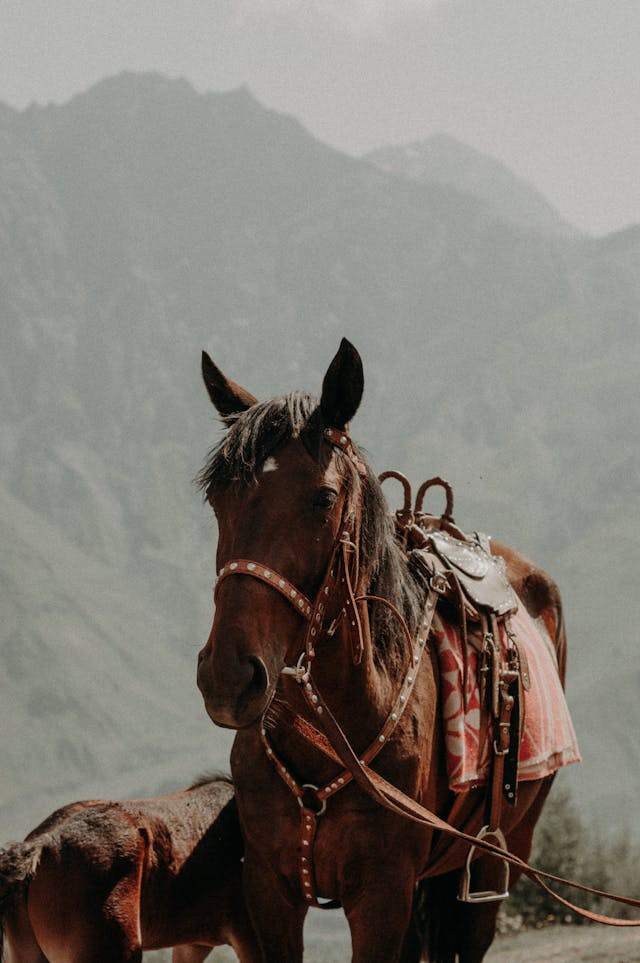
#> input picture images/horse.png, 640 x 963 px
$ jupyter execute practice1_1.ipynb
#> lines starting #> are read from the running program, lines starting #| are printed output that depends on the picture; after the words box and inside, x2 and y2 are one past the last pixel; in counts of white or black regions, pixels touching at a corner belong together
[cell 1]
import cv2

[cell 2]
path = "../images/horse.png"

[cell 3]
img = cv2.imread(path)
#> img is the input picture: shape (963, 640, 3); mean B, G, R 113.1, 120.2, 125.5

resize_img = cv2.resize(img, None, fx=0.8, fy=0.8)

coppied = resize_img.copy()
combine = resize_img.copy()

gray = cv2.cvtColor(coppied, cv2.COLOR_BGR2GRAY)
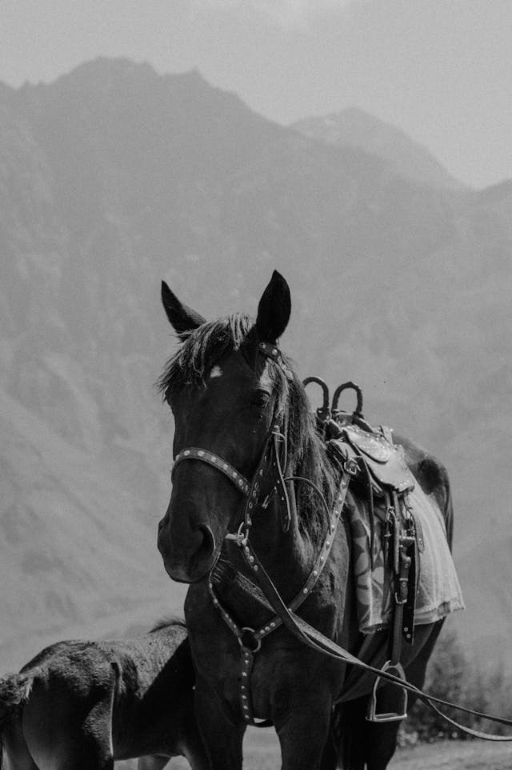
#> gray: shape (770, 512); min 0, max 230, mean 121
gray1 = cv2.cvtColor(combine, cv2.COLOR_BGR2GRAY)

ret, binary = cv2.threshold(gray, -1, 255, cv2.THRESH_BINARY | cv2.THRESH_OTSU)
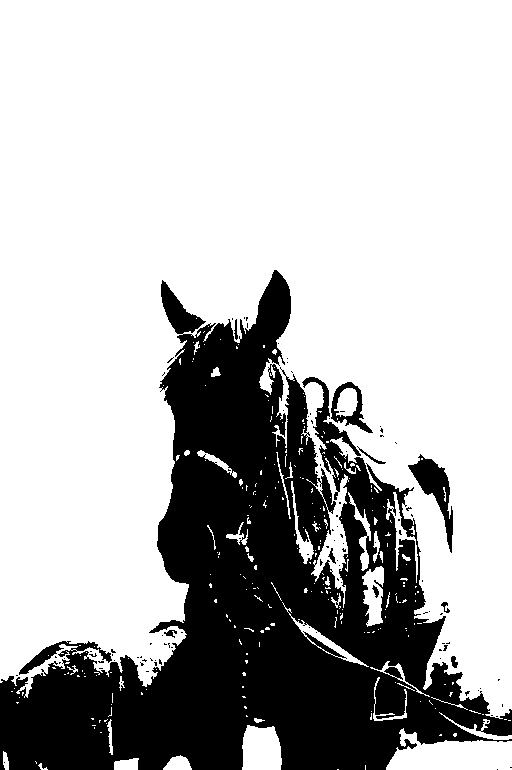
#> binary: shape (770, 512); 72.2% white; 105 black regions (95 under 20 px)
#> ret = 93
ret1, binary1 = cv2.threshold(
    gray1, -1, 255, cv2.THRESH_BINARY | cv2.THRESH_OTSU)
#> ret1 = 93
ret2, binary2 = cv2.threshold(
    gray1, -1, 255, cv2.THRESH_BINARY | cv2.THRESH_OTSU)
#> ret2 = 93

contours, hierachy = cv2.findContours(
    binary, cv2.RETR_LIST, cv2.CHAIN_APPROX_NONE)
#> contours = 422 contours, 379 with area under 20; largest, box (x1, y1, x2, y2) and area: (0, 0, 512, 719) 275082, (386, 728, 512, 770) 3254, (407, 453, 454, 554) 1586, (242, 725, 282, 770) 1490, (330, 381, 374, 434) 1245
contours1, hierachy1 = cv2.findContours(
    binary1, cv2.RETR_LIST, cv2.CHAIN_APPROX_NONE)
#> contours1 has the same summary as contours
contours2, hierachy2 = cv2.findContours(
    binary2, cv2.RETR_EXTERNAL, cv2.CHAIN_APPROX_NONE)
#> contours2 = 263 contours, 239 with area under 20; largest, box (x1, y1, x2, y2) and area: (0, 0, 512, 719) 275082, (386, 728, 512, 770) 3254, (242, 725, 282, 770) 1490, (362, 566, 384, 627) 822, (282, 602, 369, 667) 686

cv2.drawContours(coppied, contours, -1, (255, 255, 255), 2)
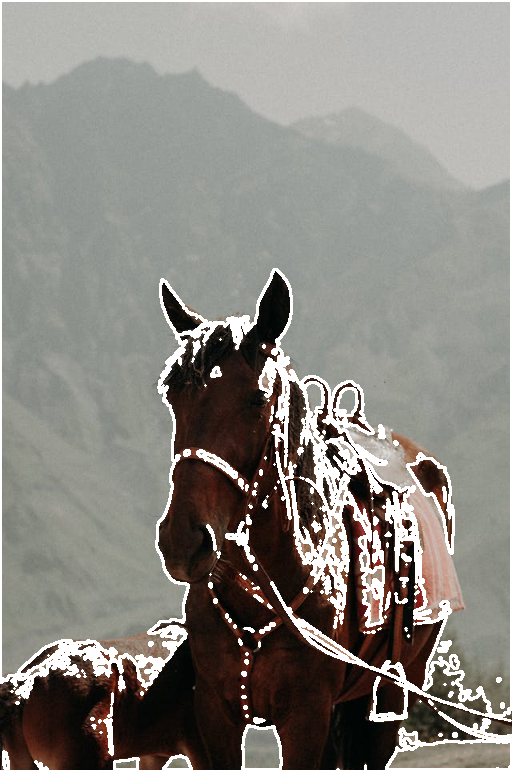
#> coppied: shape (770, 512, 3); mean B, G, R 127.9, 133.8, 137
cv2.drawContours(combine, contours1, -1, (255, 255, 255), 2)
cv2.drawContours(combine, contours2, -1, (148, 34, 128), 2)
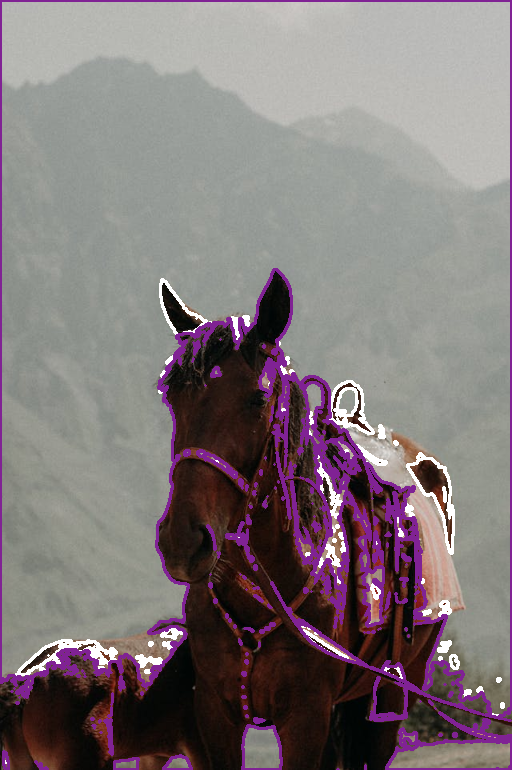
#> combine: shape (770, 512, 3); 7.09% of pixels changed, all inside (x1, y1, x2, y2) = (0, 0, 512, 770)

cv2.imshow("contour", coppied)
cv2.imshow("combine", combine)

cv2.waitKey(0)
cv2.destroyAllWindows()

[cell 4]
img = cv2.imread(path)

resize_img = cv2.resize(img, None, fx=0.8, fy=0.8)
coppied = resize_img.copy()

gray = cv2.cvtColor(coppied, cv2.COLOR_BGR2GRAY)

ret, binary = cv2.threshold(gray, -1, 255, cv2.THRESH_BINARY, cv2.THRESH_OTSU)
#> binary: shape (770, 512); every value is 255
#> ret = -1

cv2.findContours(binary, cv2.RETR_LIST, cv2.CHAIN_APPROX_NONE)

for contour in contours:
    x, y, width, height = cv2.boundingRect(contour)
    cv2.rectangle(coppied, (x, y), (x+width, y+height),
                  (12, 127, 65), 2, cv2.LINE_AA)
#> this loop made 422 passes
#> (x, y, width, height) on passes 2, 3, 6: (365, 765, 1, 5), (38, 763, 10, 7), (114, 758, 25, 12)
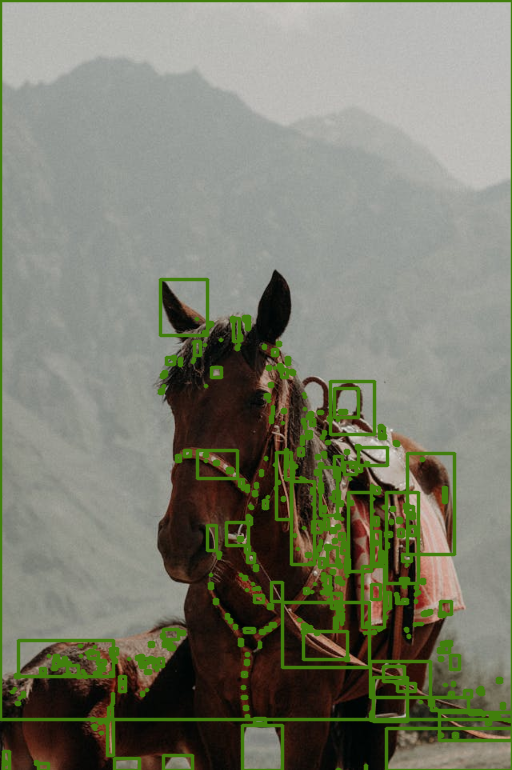
#> coppied: shape (770, 512, 3); mean B, G, R 108.3, 124.2, 122.3

cv2.imshow("contour", coppied)
cv2.waitKey(0)
cv2.destroyAllWindows()

[cell 5]
import cv2
# img = cv2.imread("../images/vehicles.png")
img = cv2.imread(path)
name = "Contour"
cv2.namedWindow(name)
resize_img = cv2.resize(img, None, fx=0.7, fy=0.7)
#> resize_img: shape (674, 448, 3)
coppied = img.copy()
gray = cv2.cvtColor(coppied, cv2.COLOR_BGR2GRAY)
#> gray: shape (963, 640)

ret, binary = cv2.threshold(gray, -1, 255, cv2.THRESH_BINARY | cv2.THRESH_OTSU)
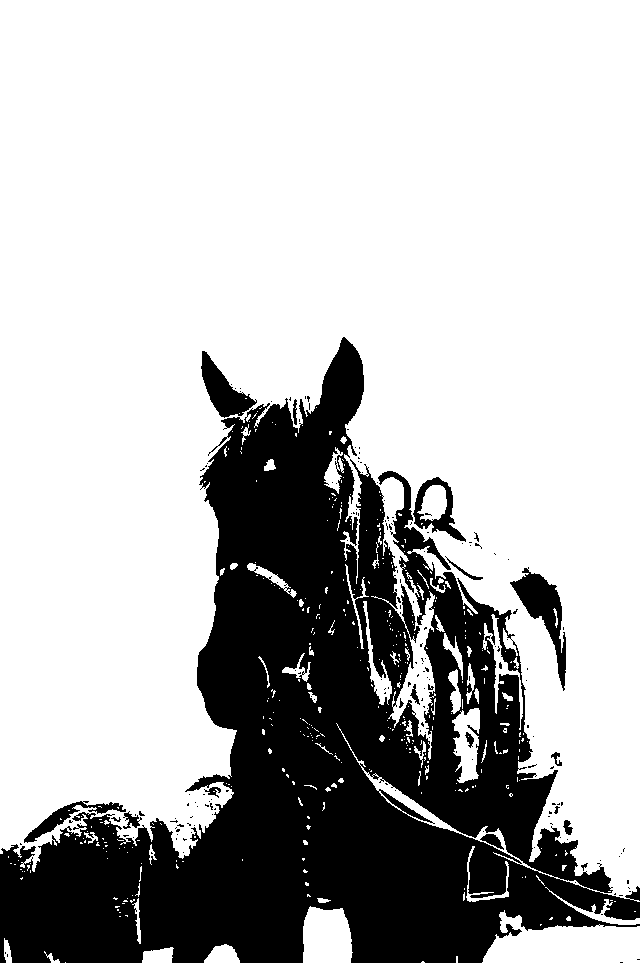
#> binary: shape (963, 640); 72.3% white; 181 black regions (161 under 20 px)
#> ret = 93

contours, hierachy = cv2.findContours(
    binary, cv2.RETR_EXTERNAL, cv2.CHAIN_APPROX_NONE)
#> contours = 388 contours, 348 with area under 20; largest, box (x1, y1, x2, y2) and area: (0, 0, 640, 902) 431713, (482, 910, 640, 963) 5219, (303, 906, 353, 963) 2382, (452, 708, 480, 783) 1306, (482, 614, 523, 730) 636
MIN_AREA = 1000
# MAX_AREA = 20000
filtered_list = []
for contour in contours:
    # print(cv2.contourArea(contour))
    if cv2.contourArea(contour) > MIN_AREA:
        filtered_list.append(contour)
#> this loop made 388 passes
#> contour on passes 1, 8, 11: [[65, 962]], [[540, 924], [540, 925], [541, 924]], [[119, 916], [120, 916]]
#> after the loop, filtered_list = 4 contours; box (x1, y1, x2, y2) and area: (0, 0, 640, 902) 431713, (482, 910, 640, 963) 5219, (303, 906, 353, 963) 2382, (452, 708, 480, 783) 1306

cv2.createTrackbar("index", name, 0, len(filtered_list)-1, lambda x: x)

while True:
    index = cv2.getTrackbarPos("index", name)
#> index = 0
    coppied = img.copy()

    x, y, width, height = cv2.boundingRect(filtered_list[index])
#> x = 482; y = 910; width = 158; height = 53

    cv2.rectangle(coppied, (x, y), (x+width, y+height),
                  (15, 45, 145), 2, cv2.LINE_AA)
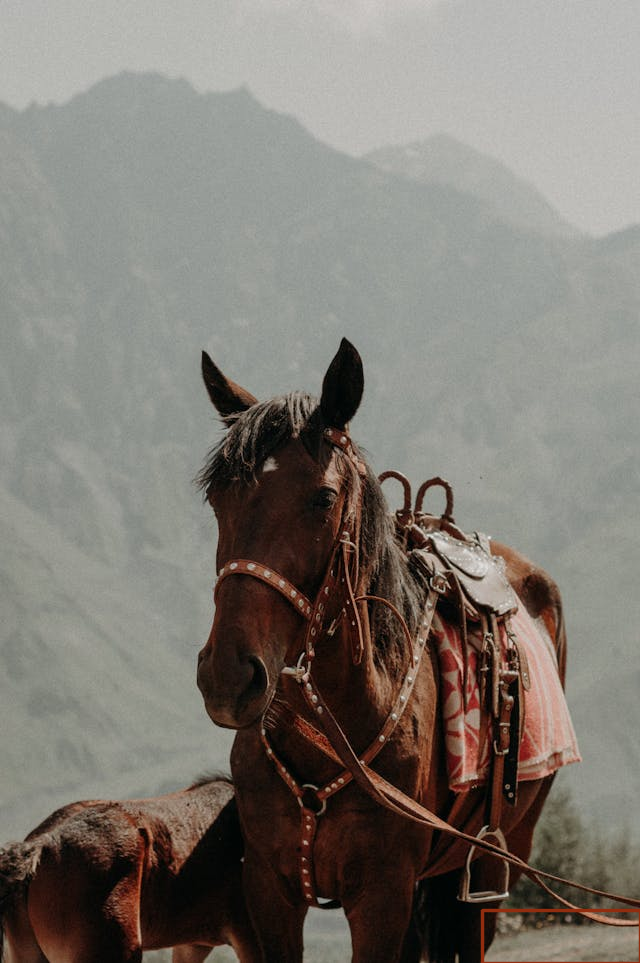
#> coppied: shape (963, 640, 3); 0.24% of pixels changed, all inside (x1, y1, x2, y2) = (480, 908, 640, 963)

    cv2.imshow(name, coppied)

    if cv2.waitKey(1) != -1:
#> (key Esc is pressed here)
        break


cv2.destroyAllWindows()
